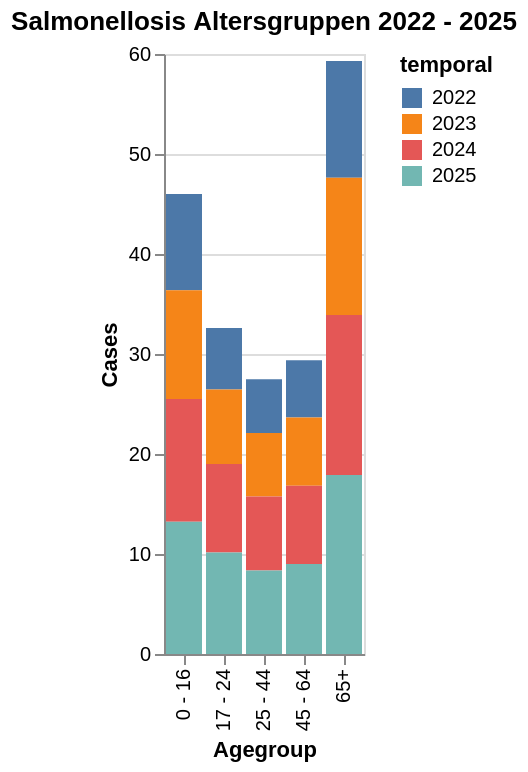

Notebook code for this chart:
### Code cell
bar_age = alt.Chart(data_med).mark_bar().encode(
    x=alt.X("agegroup", title="Agegroup"),
    y=alt.Y("incValue", title="Cases"),
    color=alt.Color("temporal")
).properties(
    title="Salmonellosis Altersgruppen 2022 - 2025"
)

bar_age

### Figure 1 — Vega-Lite specification as saved in the notebook (floating-point values rounded to 4 significant figures)
{"config": {"view": {"continuousWidth": 300, "continuousHeight": 300}}, "data": {"name": "data-017c9a3708098e45a2e84ea6c6dfc54e"}, "mark": {"type": "bar"}, "encoding": {"color": {"field": "temporal", "type": "nominal"}, "x": {"field": "agegroup", "title": "Agegroup", "type": "nominal"}, "y": {"field": "incValue", "title": "Cases", "type": "quantitative"}}, "title": "Salmonellosis Altersgruppen 2022 - 2025", "$schema": "https://vega.github.io/schema/vega-lite/v6.1.0.json", "datasets": {"data-017c9a3708098e45a2e84ea6c6dfc54e": [{"valueCategory": "cases_10y_mean", "temporal": "2022", "temporal_type": "year", "georegion": "CHFL", "georegion_type": "CHFL", "agegroup": "0 - 16", "agegroup_type": "agegroup_food", "sex": "all", "type": "all", "value": null, "pop": null, "incValue": 9.62, "valueYearCumSum": null, "valueMean3y": null, "trend": NaN, "prct": null, "deltaValue": null, "deltaIncValue": null, "incValuePrctChange": null, "valueMean5y": null, "dataComplete": true}, {"valueCategory": "cases_10y_mean", "temporal": "2022", "temporal_type": "year", "georegion": "CHFL", "georegion_type": "CHFL", "agegroup": "17 - 24", "agegroup_type": "agegroup_food", "sex": "all", "type": "all", "value": null, "pop": null, "incValue": 6.17, "valueYearCumSum": null, "valueMean3y": null, "trend": NaN, "prct": null, "deltaValue": null, "deltaIncValue": null, "incValuePrctChange": null, "valueMean5y": null, "dataComplete": true}, {"valueCategory": "cases_10y_mean", "temporal": "2022", "temporal_type": "year", "georegion": "CHFL", "georegion_type": "CHFL", "agegroup": "25 - 44", "agegroup_type": "agegroup_food", "sex": "all", "type": "all", "value": null, "pop": null, "incValue": 5.39, "valueYearCumSum": null, "valueMean3y": null, "trend": NaN, "prct": null, "deltaValue": null, "deltaIncValue": null, "incValuePrctChange": null, "valueMean5y": null, "dataComplete": true}, {"valueCategory": "cases_10y_mean", "temporal": "2022", "temporal_type": "year", "georegion": "CHFL", "georegion_type": "CHFL", "agegroup": "45 - 64", "agegroup_type": "agegroup_food", "sex": "all", "type": "all", "value": null, "pop": null, "incValue": 5.73, "valueYearCumSum": null, "valueMean3y": null, "trend": NaN, "prct": null, "deltaValue": null, "deltaIncValue": null, "incValuePrctChange": null, "valueMean5y": null, "dataComplete": true}, {"valueCategory": "cases_10y_mean", "temporal": "2022", "temporal_type": "year", "georegion": "CHFL", "georegion_type": "CHFL", "agegroup": "65+", "agegroup_type": "agegroup_food", "sex": "all", "type": "all", "value": null, "pop": null, "incValue": 11.69, "valueYearCumSum": null, "valueMean3y": null, "trend": NaN, "prct": null, "deltaValue": null, "deltaIncValue": null, "incValuePrctChange": null, "valueMean5y": null, "dataComplete": true}, {"valueCategory": "cases_10y_mean", "temporal": "2022", "temporal_type": "year", "georegion": "CHFL", "georegion_type": "CHFL", "agegroup": "unknown", "agegroup_type": "agegroup_food", "sex": "all", "type": "all", "value": null, "pop": null, "incValue": null, "valueYearCumSum": null, "valueMean3y": null, "trend": NaN, "prct": null, "deltaValue": null, "deltaIncValue": null, "incValuePrctChange": null, "valueMean5y": null, "dataComplete": true}, {"valueCategory": "cases_10y_mean", "temporal": "2023", "temporal_type": "year", "georegion": "CHFL", "georegion_type": "CHFL", "agegroup": "0 - 16", "agegroup_type": "agegroup_food", "sex": "all", "type": "all", "value": null, "pop": null, "incValue": 10.87, "valueYearCumSum": null, "valueMean3y": null, "trend": NaN, "prct": null, "deltaValue": null, "deltaIncValue": null, "incValuePrctChange": null, "valueMean5y": null, "dataComplete": true}, {"valueCategory": "cases_10y_mean", "temporal": "2023", "temporal_type": "year", "georegion": "CHFL", "georegion_type": "CHFL", "agegroup": "17 - 24", "agegroup_type": "agegroup_food", "sex": "all", "type": "all", "value": null, "pop": null, "incValue": 7.45, "valueYearCumSum": null, "valueMean3y": null, "trend": NaN, "prct": null, "deltaValue": null, "deltaIncValue": null, "incValuePrctChange": null, "valueMean5y": null, "dataComplete": true}, {"valueCategory": "cases_10y_mean", "temporal": "2023", "temporal_type": "year", "georegion": "CHFL", "georegion_type": "CHFL", "agegroup": "25 - 44", "agegroup_type": "agegroup_food", "sex": "all", "type": "all", "value": null, "pop": null, "incValue": 6.33, "valueYearCumSum": null, "valueMean3y": null, "trend": NaN, "prct": null, "deltaValue": null, "deltaIncValue": null, "incValuePrctChange": null, "valueMean5y": null, "dataComplete": true}, {"valueCategory": "cases_10y_mean", "temporal": "2023", "temporal_type": "year", "georegion": "CHFL", "georegion_type": "CHFL", "agegroup": "45 - 64", "agegroup_type": "agegroup_food", "sex": "all", "type": "all", "value": null, "pop": null, "incValue": 6.82, "valueYearCumSum": null, "valueMean3y": null, "trend": NaN, "prct": null, "deltaValue": null, "deltaIncValue": null, "incValuePrctChange": null, "valueMean5y": null, "dataComplete": true}, {"valueCategory": "cases_10y_mean", "temporal": "2023", "temporal_type": "year", "georegion": "CHFL", "georegion_type": "CHFL", "agegroup": "65+", "agegroup_type": "agegroup_food", "sex": "all", "type": "all", "value": null, "pop": null, "incValue": 13.72, "valueYearCumSum": null, "valueMean3y": null, "trend": NaN, "prct": null, "deltaValue": null, "deltaIncValue": null, "incValuePrctChange": null, "valueMean5y": null, "dataComplete": true}, {"valueCategory": "cases_10y_mean", "temporal": "2023", "temporal_type": "year", "georegion": "CHFL", "georegion_type": "CHFL", "agegroup": "unknown", "agegroup_type": "agegroup_food", "sex": "all", "type": "all", "value": null, "pop": null, "incValue": null, "valueYearCumSum": null, "valueMean3y": null, "trend": NaN, "prct": null, "deltaValue": null, "deltaIncValue": null, "incValuePrctChange": null, "valueMean5y": null, "dataComplete": true}, {"valueCategory": "cases_10y_mean", "temporal": "2024", "temporal_type": "year", "georegion": "CHFL", "georegion_type": "CHFL", "agegroup": "0 - 16", "agegroup_type": "agegroup_food", "sex": "all", "type": "all", "value": null, "pop": null, "incValue": 12.28, "valueYearCumSum": null, "valueMean3y": null, "trend": NaN, "prct": null, "deltaValue": null, "deltaIncValue": null, "incValuePrctChange": null, "valueMean5y": null, "dataComplete": true}, {"valueCategory": "cases_10y_mean", "temporal": "2024", "temporal_type": "year", "georegion": "CHFL", "georegion_type": "CHFL", "agegroup": "17 - 24", "agegroup_type": "agegroup_food", "sex": "all", "type": "all", "value": null, "pop": null, "incValue": 8.85, "valueYearCumSum": null, "valueMean3y": null, "trend": NaN, "prct": null, "deltaValue": null, "deltaIncValue": null, "incValuePrctChange": null, "valueMean5y": null, "dataComplete": true}, {"valueCategory": "cases_10y_mean", "temporal": "2024", "temporal_type": "year", "georegion": "CHFL", "georegion_type": "CHFL", "agegroup": "25 - 44", "agegroup_type": "agegroup_food", "sex": "all", "type": "all", "value": null, "pop": null, "incValue": 7.42, "valueYearCumSum": null, "valueMean3y": null, "trend": NaN, "prct": null, "deltaValue": null, "deltaIncValue": null, "incValuePrctChange": null, "valueMean5y": null, "dataComplete": true}, {"valueCategory": "cases_10y_mean", "temporal": "2024", "temporal_type": "year", "georegion": "CHFL", "georegion_type": "CHFL", "agegroup": "45 - 64", "agegroup_type": "agegroup_food", "sex": "all", "type": "all", "value": null, "pop": null, "incValue": 7.83, "valueYearCumSum": null, "valueMean3y": null, "trend": NaN, "prct": null, "deltaValue": null, "deltaIncValue": null, "incValuePrctChange": null, "valueMean5y": null, "dataComplete": true}, {"valueCategory": "cases_10y_mean", "temporal": "2024", "temporal_type": "year", "georegion": "CHFL", "georegion_type": "CHFL", "agegroup": "65+", "agegroup_type": "agegroup_food", "sex": "all", "type": "all", "value": null, "pop": null, "incValue": 15.99, "valueYearCumSum": null, "valueMean3y": null, "trend": NaN, "prct": null, "deltaValue": null, "deltaIncValue": null, "incValuePrctChange": null, "valueMean5y": null, "dataComplete": true}, {"valueCategory": "cases_10y_mean", "temporal": "2024", "temporal_type": "year", "georegion": "CHFL", "georegion_type": "CHFL", "agegroup": "unknown", "agegroup_type": "agegroup_food", "sex": "all", "type": "all", "value": null, "pop": null, "incValue": null, "valueYearCumSum": null, "valueMean3y": null, "trend": NaN, "prct": null, "deltaValue": null, "deltaIncValue": null, "incValuePrctChange": null, "valueMean5y": null, "dataComplete": true}, {"valueCategory": "cases_10y_mean", "temporal": "2025", "temporal_type": "year", "georegion": "CHFL", "georegion_type": "CHFL", "agegroup": "0 - 16", "agegroup_type": "agegroup_food", "sex": "all", "type": "all", "value": null, "pop": null, "incValue": 13.23, "valueYearCumSum": null, "valueMean3y": null, "trend": NaN, "prct": null, "deltaValue": null, "deltaIncValue": null, "incValuePrctChange": null, "valueMean5y": null, "dataComplete": true}, {"valueCategory": "cases_10y_mean", "temporal": "2025", "temporal_type": "year", "georegion": "CHFL", "georegion_type": "CHFL", "agegroup": "17 - 24", "agegroup_type": "agegroup_food", "sex": "all", "type": "all", "value": null, "pop": null, "incValue": 10.14, "valueYearCumSum": null, "valueMean3y": null, "trend": NaN, "prct": null, "deltaValue": null, "deltaIncValue": null, "incValuePrctChange": null, "valueMean5y": null, "dataComplete": true}, {"valueCategory": "cases_10y_mean", "temporal": "2025", "temporal_type": "year", "georegion": "CHFL", "georegion_type": "CHFL", "agegroup": "25 - 44", "agegroup_type": "agegroup_food", "sex": "all", "type": "all", "value": null, "pop": null, "incValue": 8.34, "valueYearCumSum": null, "valueMean3y": null, "trend": NaN, "prct": null, "deltaValue": null, "deltaIncValue": null, "incValuePrctChange": null, "valueMean5y": null, "dataComplete": true}, {"valueCategory": "cases_10y_mean", "temporal": "2025", "temporal_type": "year", "georegion": "CHFL", "georegion_type": "CHFL", "agegroup": "45 - 64", "agegroup_type": "agegroup_food", "sex": "all", "type": "all", "value": null, "pop": null, "incValue": 8.99, "valueYearCumSum": null, "valueMean3y": null, "trend": NaN, "prct": null, "deltaValue": null, "deltaIncValue": null, "incValuePrctChange": null, "valueMean5y": null, "dataComplete": true}, {"valueCategory": "cases_10y_mean", "temporal": "2025", "temporal_type": "year", "georegion": "CHFL", "georegion_type": "CHFL", "agegroup": "65+", "agegroup_type": "agegroup_food", "sex": "all", "type": "all", "value": null, "pop": null, "incValue": 17.91, "valueYearCumSum": null, "valueMean3y": null, "trend": NaN, "prct": null, "deltaValue": null, "deltaIncValue": null, "incValuePrctChange": null, "valueMean5y": null, "dataComplete": true}, {"valueCategory": "cases_10y_mean", "temporal": "2025", "temporal_type": "year", "georegion": "CHFL", "georegion_type": "CHFL", "agegroup": "unknown", "agegroup_type": "agegroup_food", "sex": "all", "type": "all", "value": null, "pop": null, "incValue": null, "valueYearCumSum": null, "valueMean3y": null, "trend": NaN, "prct": null, "deltaValue": null, "deltaIncValue": null, "incValuePrctChange": null, "valueMean5y": null, "dataComplete": true}]}}
